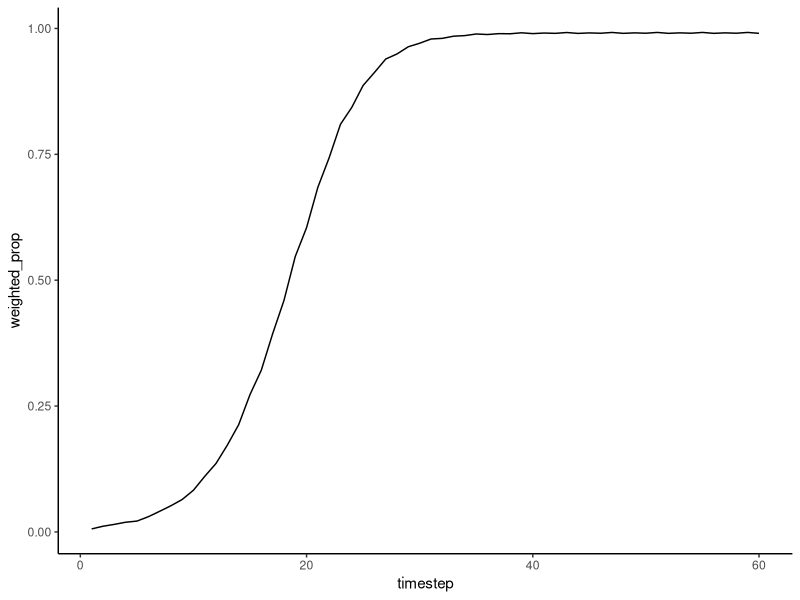

Generate this figure with R:
############################################
#### Analytical Model & Rates of Change ####
############################################

# Packages ----
library(tidyverse)
library(patchwork)
theme_set(theme_classic())
nice_colors <- c("#ADDFB3",
                 "#4A5E4C",
                 "#916C63",
                 "#8F8091",
                 "#DEAEA2",
                 "#D8B8DE",
                 "#7B9E7F")

# Parameters ----

# Baseline fertility for age-class 4 
b4 <- 8

# Fertilities 
Fs <- c(0, 0, 0, b4, 0)

# Survival Probabilities
S <- c(0.9,0.8,0.6,0.5,0.2)

# Initial population 
pop_0 <- c(20, 20, 5, 5, 0)

# Number of time-steps
num_timesteps <- 60

# Initial proportion of the trait T 
T_0 <- c(0,rep(0.01,4))

# Fertility Bonus for having T 
w <- 3

# Probabilities of learning such that they decrease 
prob_learns <- c(0.99, 0.5, 0.3, 0.1, 0.05)

# Set-Up ----
# Leslie Matrix 
L <- matrix(c(Fs, 
              c(S[1],rep(0,4)),
              c(0, S[2], rep(0,3)), 
              c(rep(0,2), S[3], rep(0,2)), 
              c(rep(0,3), S[4], S[5])),
            byrow = T, 
            ncol = 5, 
            nrow = 5)

# Dataframe to store populations
resulting_populations <- tibble(
  timestep = 1:num_timesteps, 
  pop_age_class1 = rep(NA_real_, num_timesteps), 
  pop_age_class2 = rep(NA_real_, num_timesteps), 
  pop_age_class3 = rep(NA_real_, num_timesteps), 
  pop_age_class4 = rep(NA_real_, num_timesteps),
  pop_age_class5 = rep(NA_real_, num_timesteps)
)

# Dataframe to store the proportions
resulting_proportions <- tibble(
  timestep = 1:num_timesteps, 
  prop_age_class1 = rep(NA_real_, num_timesteps), 
  prop_age_class2 = rep(NA_real_, num_timesteps), 
  prop_age_class3 = rep(NA_real_, num_timesteps), 
  prop_age_class4 = rep(NA_real_, num_timesteps),
  prop_age_class5 = rep(NA_real_, num_timesteps)
)

# Record initial population 
resulting_populations[1,2:6] <- t(pop_0)

# Record initial proportions 
resulting_proportions[1,2:6] <- t(T_0)

# Reproduction
for (t in 2:num_timesteps) {
  
  # Updated fertility for class 4
  L[1,4] <- as.numeric((b4 + w)*resulting_proportions[t-1,5] + b4 * (1 - resulting_proportions[t-1,5]))
  
  # Calculate new populations
  resulting_populations[t,2:6] <- t(L %*% t(resulting_populations[t-1,2:6]))
  
  # New proportions for newborns 
  resulting_proportions[t,2] <- ((b4 + w) * as.numeric(resulting_proportions[t-1,5]) / ((b4 + w) * as.numeric(resulting_proportions[t-1,5]) +
    b4 * (1 - as.numeric(resulting_proportions[t-1,5])))) * prob_learns[1]
  
  # New proportions for other age groups 
  for (a in 2:5) {
    if (sum(as.numeric(resulting_populations[t-1,(a+1):6])) == 0) {
      learn_prop_T <- 0
    } else {
    learn_prop_T <- sum(as.numeric(resulting_populations[t-1,(a+1):6]) * as.numeric(resulting_proportions[t-1,(a+1):6])) / sum(as.numeric(resulting_populations[t-1,(a+1):6])) 
    }
    
    resulting_proportions[t,(a+1)] <- as.numeric(resulting_proportions[t-1,
                                                            (a)]) + ((1 - as.numeric(resulting_proportions[t-1,
                                                                                                            (a)])) * (learn_prop_T * prob_learns[a]))
  }

}

total_df <- left_join(resulting_proportions,
                  resulting_populations, 
                  by = "timestep")

weighted_prop <- vector(mode = "numeric", length = num_timesteps)

for (k in 1:num_timesteps) {
weighted_prop[k] <- sum(as.numeric(total_df[k,7:11]) * as.numeric(total_df[k,2:6])) / sum(as.numeric(total_df[k,7:11]))
}

total_df$weighted_prop <- weighted_prop

p1 <- total_df %>% 
  ggplot( 
    aes( x = timestep, 
         y = weighted_prop)) +
  geom_line()

p1